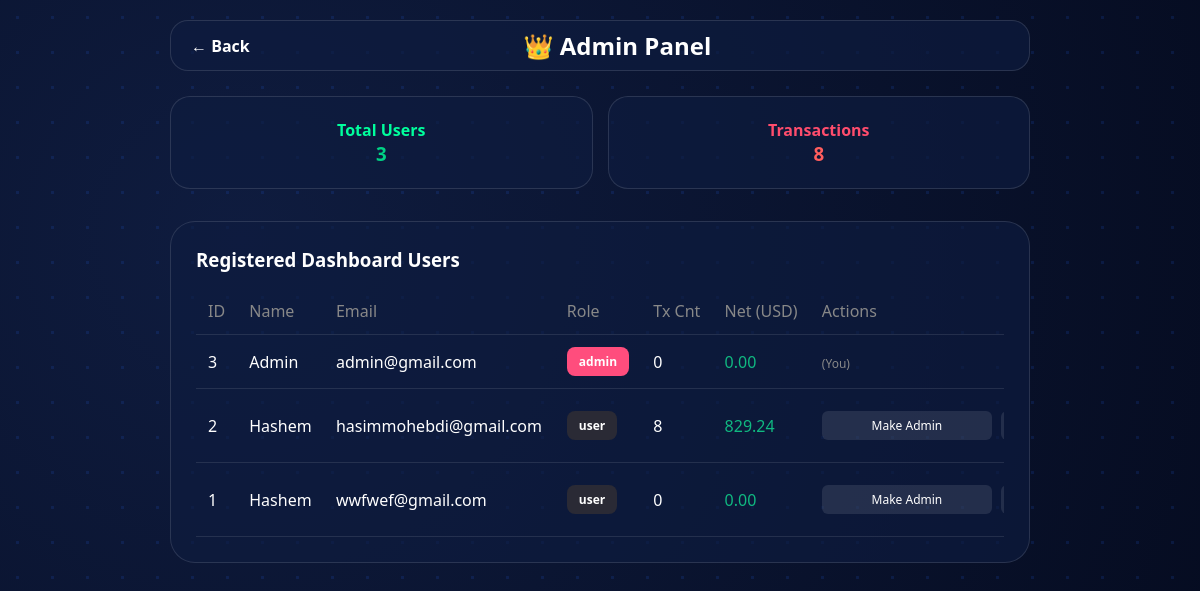
The page /admin.php (signed in) on the database its author committed.
### tables this page shows
CREATE TABLE `users` (
  `id` int(11) NOT NULL,
  `name` varchar(100) NOT NULL,
  `email` varchar(150) NOT NULL,
  `password` varchar(255) NOT NULL,
  `role` enum('user','admin') DEFAULT 'user',
  `created_at` timestamp NOT NULL DEFAULT current_timestamp(),
  `preferred_currency` varchar(10) DEFAULT 'USD'
);

### lang/en.php (called while the page is built)
<?php
return [
    "welcome" => "Welcome",
    "logout" => "Logout",
    "total_balance" => "Total Balance",
    "income" => "Income",
    "expense" => "Expense",
    "recent_transactions" => "Recent Transactions",
    "add_transaction" => "Add Transaction",
    "amount" => "Amount",
    "description" => "Description",
    "profile" => "Profile",
    "print" => "Print Report",
    "stats" => "Statistics",
    "title_dashboard" => "Dashboard",
    "logo" => "My Finance",
    "add" => "Add",
    "home" => "Home",
    "income" => "income",
    "Expense" => "Expense",
    'email' => 'Email',
    'password' => 'Password',
    'login' => 'Login',
    'register' => 'Register',
    'name' => 'Full Name',
    'Money Tracking'=>'Money Tracking',
    'Manage your money smartly'=>'Manage your money smartly',
    'Income by Category'=>'Income by Category',
    'Expenses by Category'=>'Expenses by Category',
    'No expense categories yet'=>'No expense categories yet',
    'No income categories yet'=>'No income categories yet',
    'saving_goal' => 'Saving Goal',
    'enter_goal_amount' => 'Enter goal amount',
    'update_goal' => 'Update Goal',
    'save_goal' => 'Save Goal',
    'income_by_category' => 'Income by Category',
    'expenses_by_category' => 'Expenses by Category',
    'no_expense_categories' => 'No expense categories yet',
    'no_income_categories' => 'No income categories yet',
    'net_by_category' => 'Net by Category',
    'salary' => 'Salary',
    'food' => 'Food',
    'transport' => 'Transport',
    'utilities' => 'Utilities',
    'entertainment' => 'Entertainment',
    'other' => 'Other',
    'category' => 'Category',
    'edit_transaction' => 'Edit Transaction',
    'back' => 'Back',
    'goal_title_placeholder' => 'Goal Title (e.g. Vacation)',
    'my_goal' => 'My Goal',
    'days_left' => 'days left',
    'overdue' => 'Overdue',
    'delete_goal' => 'Delete Goal',
    'deadline_optional' => 'Deadline (Optional)',
    'wallet_main' => 'Main Wallet',
    'wallet_credit' => 'Credit Card',
    'wallet_business' => 'Business',
];

### public/admin.php (the view, shortened to what this page needs)
<?php
require_once "../config/database.php";
$stmt = $pdo->query("
    SELECT
        u.id, u.name, u.email, u.role, u.created_at,
        COUNT(t.id) as tx_count,
        SUM(CASE WHEN t.type='income' THEN t.amount ELSE 0 END) -
        SUM(CASE WHEN t.type='expense' THEN t.amount ELSE 0 END) as net_balance
    FROM users u
    LEFT JOIN transactions t ON u.id = t.user_id
    GROUP BY u.id
    ORDER BY u.created_at DESC
");
$users = $stmt->fetchAll(PDO::FETCH_ASSOC);
$stmt = $pdo->query("SELECT COUNT(*) FROM users");
$totalUsers = $stmt->fetchColumn();
$stmt = $pdo->query("SELECT COUNT(*) FROM transactions");
$totalTransactions = $stmt->fetchColumn();
$current_lang = $_SESSION['lang'] ?? 'en';
$lang = require "../lang/" . $current_lang . ".php";
$dir = ($current_lang == "ar") ? "rtl" : "ltr";
?>
<!DOCTYPE html>
<html lang="<?= $current_lang ?>" dir="<?= $dir ?>">
<head>
    <link rel="stylesheet" href="assets/css/style.css">
</head>
<body>
    <div class="app-container" style="max-width: 900px;">
        <div class="top-bar">
            <a href="dashboard.php" style="text-decoration:none; color:inherit; font-weight:bold;">
                ← <?= $lang['back'] ?? 'Back' ?>
            </a>
            <h2>👑 Admin Panel</h2>
        </div>
        <div class="row" style="margin-top:20px;">
            <div class="small-card income">
                <p>Total Users</p>
                <h3><?= $totalUsers ?></h3>
            </div>
            <div class="small-card expense">
                <p>Transactions</p>
                <h3><?= $totalTransactions ?></h3>
            </div>
        </div>
        <div class="wide-card" style="margin-top: 2rem;">
            <h3>Registered Dashboard Users</h3>
            <div class="table-wrapper">
                <table>
                    <thead>
                        <tr>
                            <th>ID</th>
                            <th>Name</th>
                            <th>Email</th>
                            <th>Role</th>
                            <th>Tx Cnt</th>
                            <th>Net (USD)</th>
                            <th>Actions</th>
                        </tr>
                    </thead>
                    <tbody>
                        <?php foreach($users as $u): ?>
                        <tr>
                            <td><?= $u['id'] ?></td>
                            <td><?= htmlspecialchars($u['name']) ?></td>
                            <td><?= htmlspecialchars($u['email']) ?></td>
                            <td>
                                <span class="category-box" style="background: <?= $u['role'] === 'admin' ? '#ff4d7d' : '#2A2A35' ?>;">
                                    <?= htmlspecialchars($u['role']) ?>
                                </span>
                            </td>
                            <td><?= $u['tx_count'] ?></td>
                            <td style="color: <?= $u['net_balance'] >= 0 ? '#10b981' : '#ef4444' ?>">
                                <?= number_format($u['net_balance'] ?: 0, 2) ?>
                            </td>
                            <td>
                                <?php if ($u['id'] != $_SESSION['user_id']): ?>
                                <form method="POST" style="display:inline;">
                                    <button type="submit" name="action" value="toggle_role" class="action-btn">
                                        <?= $u['role'] === 'admin' ? 'Demote' : 'Make Admin' ?>
                                    </button>
                                    <button type="submit" name="action" value="delete" class="action-btn btn-danger" onclick="return confirm('Silmek istediğine emin misin? (Bu işlem tüm verileri siler)');">
                                    </button>
                                </form>
                                <?php else: ?>
                                <span style="font-size:12px; color:#888;">(You)</span>
                                <?php endif; ?>
                            </td>
                        </tr>
                        <?php endforeach; ?>
                    </tbody>
                </table>
            </div>
        </div>
    </div>
</body>
</html>

### public/assets/css/style.css (style rules this page uses)
:root { color-scheme: dark; --bg-dark: #050b1f; --glass-bg: rgba(15, 28, 63, 0.65); --glass-border: rgba(255, 255, 255, 0.12); --primary-blue: #2563eb; --accent-glow: rgba(37, 99, 235, 0.4); --income-color: #00d285; --expense-color: #ff5e5e; --text-white: #ffffff; --text-dim: rgba(255, 255, 255, 0.6); }
* { margin: 0; padding: 0; box-sizing: border-box; font-family: 'Segoe UI', Roboto, sans-serif; transition: all 0.3s ease; }
body { background: radial-gradient(circle at 20% 30%, #0f1c3f, #050b1f); color: var(--text-white); min-height: 100vh; padding-bottom: 110px; position: relative; overflow-x: hidden; }
body::before { content: ""; position: fixed; inset: 0; background-image: radial-gradient(rgba(37, 99, 235, 0.15) 1.5px, transparent 1.5px); background-size: 35px 35px; z-index: -1; }
.app-container { max-width: 550px; margin: 0 auto; padding: 20px; }
.top-bar { display: flex; justify-content: space-between; align-items: center; padding: 18px; margin-bottom: 25px; background: var(--glass-bg); border-radius: 18px; border: 1px solid var(--glass-border); position: relative; overflow: visible; }
.app-container { overflow: visible; }
.row { display: flex; gap: 15px; margin-bottom: 25px; }
.small-card { flex: 1; background: var(--glass-bg); padding: 22px; border-radius: 20px; text-align: center; border: 1px solid var(--glass-border); }
.small-card.income h3 { color: var(--income-color); }
.small-card.expense h3 { color: var(--expense-color); }
.wide-card { background: var(--glass-bg); padding: 25px; border-radius: 25px; border: 1px solid var(--glass-border); margin-bottom: 20px; }
input, select, button { width: 100%; padding: 14px; margin: 10px 0; border-radius: 12px; border: 1px solid var(--glass-border); background: rgba(255, 255, 255, 0.07); color: white; outline: none; }
.top-bar { display: flex; justify-content: space-between; align-items: center; padding: 8px 20px; margin-bottom: 25px; background: var(--glass-bg); border-radius: 18px; border: 1px solid var(--glass-border); }
.category-box { display: inline-block; padding: 6px 12px; font-size: 12px; border-radius: 8px; font-weight: 600; background: linear-gradient(135deg, #6a5acd, #4b3bbd); color: white; width: fit-content; }
.income { color: #00ff9d; font-weight: bold; }
.expense { color: #ff4d6d; font-weight: bold; }

### public/admin.php (style rules this page uses)
.table-wrapper { overflow-x: auto; width: 100%; margin-top: 1rem; }
table { width: 100%; border-collapse: collapse; text-align: left; }
th, td { padding: 12px; border-bottom: 1px solid rgba(255,255,255,0.1); white-space: nowrap; }
th { color: #888; font-weight: normal; }
.action-btn { background: rgba(255,255,255,0.1); border:none; padding: 6px 12px; border-radius: 6px; color:#fff; cursor:pointer; font-size:12px; margin-right:5px; transition: 0.2s; }

### rows shown on the page
users: id "3", name "Admin", email "admin@gmail.com", role "admin", tx_count "0", net_balance "0.00", shows "(You)"
users: id "2", name "Hashem", email "hasimmohebdi@gmail.com", role "user", tx_count "8", net_balance "829.24", shows "Make Admin"
users: id "1", name "Hashem", email "wwfwef@gmail.com", role "user", tx_count "0", net_balance "0.00", shows "Make Admin"

### other values the page prints
$lang['back'] "Back"
$totalUsers "3"
$totalTransactions "8"
